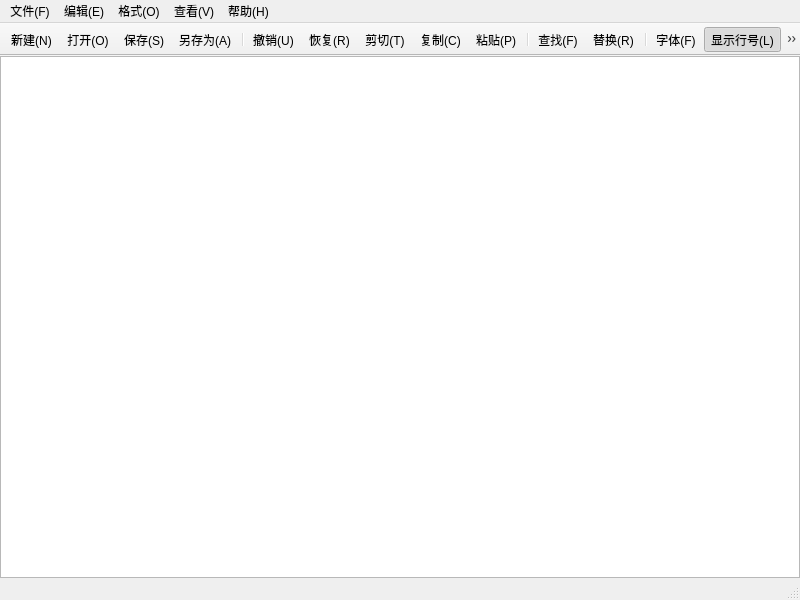
<?xml version="1.0" encoding="UTF-8"?>
<ui version="4.0">
 <class>MainWindow</class>
 <widget class="QMainWindow" name="MainWindow">
  <property name="geometry">
   <rect>
    <x>0</x>
    <y>0</y>
    <width>800</width>
    <height>600</height>
   </rect>
  </property>
  <property name="windowTitle">
   <string>新建文本文件 - 编辑器</string>
  </property>
  <property name="windowIcon">
   <iconset resource="icons.qrc">
    <normaloff>:/icons/app.png</normaloff>:/icons/app.png</iconset>
  </property>
  <widget class="QWidget" name="centralWidget">
   <layout class="QVBoxLayout" name="verticalLayout">
    <property name="spacing">
     <number>0</number>
    </property>
    <property name="leftMargin">
     <number>0</number>
    </property>
    <property name="topMargin">
     <number>0</number>
    </property>
    <property name="rightMargin">
     <number>0</number>
    </property>
    <property name="bottomMargin">
     <number>0</number>
    </property>
    <item>
     <widget class="CodeEditor" name="codeEditor">
      <property name="font">
       <font>
        <family>Consolas</family>
        <pointsize>11</pointsize>
       </font>
      </property>
     </widget>
    </item>
   </layout>
  </widget>
  <widget class="QMenuBar" name="menuBar">
   <property name="geometry">
    <rect>
     <x>0</x>
     <y>0</y>
     <width>800</width>
     <height>23</height>
    </rect>
   </property>
   <widget class="QMenu" name="menuFile">
    <property name="title">
     <string>文件(F)</string>
    </property>
    <addaction name="actionNew"/>
    <addaction name="actionOpen"/>
    <addaction name="actionSave"/>
    <addaction name="actionSaveAs"/>
    <addaction name="separator"/>
    <addaction name="actionExit"/>
   </widget>
   <widget class="QMenu" name="menuEdit">
    <property name="title">
     <string>编辑(E)</string>
    </property>
    <addaction name="actionUndo"/>
    <addaction name="actionRedo"/>
    <addaction name="actionCut"/>
    <addaction name="actionCopy"/>
    <addaction name="actionPaste"/>
    <addaction name="separator"/>
    <addaction name="actionFind"/>
    <addaction name="actionReplace"/>
    <addaction name="separator"/>
    <addaction name="actionSelectAll"/>
   </widget>
   <widget class="QMenu" name="menuFormat">
    <property name="title">
     <string>格式(O)</string>
    </property>
    <addaction name="actionWrap"/>
    <addaction name="actionLineNumber"/>
    <addaction name="actionFont"/>
    <addaction name="actionFontColor"/>
    <addaction name="separator"/>
    <addaction name="actionFontBgColor"/>
    <addaction name="actionEditorBgColor"/>
   </widget>
   <widget class="QMenu" name="menuView">
    <property name="title">
     <string>查看(V)</string>
    </property>
    <addaction name="actionToolBar"/>
    <addaction name="actionStatusBar"/>
   </widget>
   <widget class="QMenu" name="menuHelp">
    <property name="title">
     <string>帮助(H)</string>
    </property>
    <addaction name="actionAbout"/>
   </widget>
   <addaction name="menuFile"/>
   <addaction name="menuEdit"/>
   <addaction name="menuFormat"/>
   <addaction name="menuView"/>
   <addaction name="menuHelp"/>
  </widget>
  <widget class="QToolBar" name="mainToolBar">
   <property name="windowTitle">
    <string>工具栏</string>
   </property>
   <property name="movable">
    <bool>false</bool>
   </property>
   <attribute name="toolBarArea">
    <enum>TopToolBarArea</enum>
   </attribute>
   <attribute name="toolBarBreak">
    <bool>false</bool>
   </attribute>
   <addaction name="actionNew"/>
   <addaction name="actionOpen"/>
   <addaction name="actionSave"/>
   <addaction name="actionSaveAs"/>
   <addaction name="separator"/>
   <addaction name="actionUndo"/>
   <addaction name="actionRedo"/>
   <addaction name="actionCut"/>
   <addaction name="actionCopy"/>
   <addaction name="actionPaste"/>
   <addaction name="separator"/>
   <addaction name="actionFind"/>
   <addaction name="actionReplace"/>
   <addaction name="separator"/>
   <addaction name="actionFont"/>
   <addaction name="actionLineNumber"/>
   <addaction name="actionWrap"/>
   <addaction name="separator"/>
   <addaction name="actionToolBar"/>
   <addaction name="actionStatusBar"/>
  </widget>
  <widget class="QStatusBar" name="statusBar"/>
  <action name="actionNew">
   <property name="icon">
    <iconset resource="icons.qrc">
     <normaloff>:/icons/new.png</normaloff>:/icons/new.png</iconset>
   </property>
   <property name="text">
    <string>新建(N)</string>
   </property>
   <property name="shortcut">
    <string>Ctrl+N</string>
   </property>
  </action>
  <action name="actionOpen">
   <property name="icon">
    <iconset resource="icons.qrc">
     <normaloff>:/icons/open.png</normaloff>:/icons/open.png</iconset>
   </property>
   <property name="text">
    <string>打开(O)</string>
   </property>
   <property name="shortcut">
    <string>Ctrl+O</string>
   </property>
  </action>
  <action name="actionSave">
   <property name="icon">
    <iconset resource="icons.qrc">
     <normaloff>:/icons/save.png</normaloff>:/icons/save.png</iconset>
   </property>
   <property name="text">
    <string>保存(S)</string>
   </property>
   <property name="shortcut">
    <string>Ctrl+S</string>
   </property>
  </action>
  <action name="actionSaveAs">
   <property name="icon">
    <iconset resource="icons.qrc">
     <normaloff>:/icons/saveas.png</normaloff>:/icons/saveas.png</iconset>
   </property>
   <property name="text">
    <string>另存为(A)</string>
   </property>
  </action>
  <action name="actionExit">
   <property name="text">
    <string>退出(X)</string>
   </property>
  </action>
  <action name="actionUndo">
   <property name="icon">
    <iconset resource="icons.qrc">
     <normaloff>:/icons/undo.png</normaloff>:/icons/undo.png</iconset>
   </property>
   <property name="text">
    <string>撤销(U)</string>
   </property>
   <property name="shortcut">
    <string>Ctrl+Z</string>
   </property>
  </action>
  <action name="actionRedo">
   <property name="icon">
    <iconset resource="icons.qrc">
     <normaloff>:/icons/redo.png</normaloff>:/icons/redo.png</iconset>
   </property>
   <property name="text">
    <string>恢复(R)</string>
   </property>
   <property name="shortcut">
    <string>Ctrl+Shift+Z</string>
   </property>
  </action>
  <action name="actionCut">
   <property name="icon">
    <iconset resource="icons.qrc">
     <normaloff>:/icons/cut.png</normaloff>:/icons/cut.png</iconset>
   </property>
   <property name="text">
    <string>剪切(T)</string>
   </property>
   <property name="shortcut">
    <string>Ctrl+X</string>
   </property>
  </action>
  <action name="actionCopy">
   <property name="icon">
    <iconset resource="icons.qrc">
     <normaloff>:/icons/copy.png</normaloff>:/icons/copy.png</iconset>
   </property>
   <property name="text">
    <string>复制(C)</string>
   </property>
   <property name="shortcut">
    <string>Ctrl+C</string>
   </property>
  </action>
  <action name="actionPaste">
   <property name="icon">
    <iconset resource="icons.qrc">
     <normaloff>:/icons/paste.png</normaloff>:/icons/paste.png</iconset>
   </property>
   <property name="text">
    <string>粘贴(P)</string>
   </property>
   <property name="shortcut">
    <string>Ctrl+V</string>
   </property>
  </action>
  <action name="actionFind">
   <property name="icon">
    <iconset resource="icons.qrc">
     <normaloff>:/icons/find.png</normaloff>:/icons/find.png</iconset>
   </property>
   <property name="text">
    <string>查找(F)</string>
   </property>
   <property name="shortcut">
    <string>Ctrl+F</string>
   </property>
  </action>
  <action name="actionReplace">
   <property name="icon">
    <iconset resource="icons.qrc">
     <normaloff>:/icons/replace.png</normaloff>:/icons/replace.png</iconset>
   </property>
   <property name="text">
    <string>替换(R)</string>
   </property>
   <property name="shortcut">
    <string>Ctrl+H</string>
   </property>
  </action>
  <action name="actionSelectAll">
   <property name="text">
    <string>全选(A)</string>
   </property>
   <property name="shortcut">
    <string>Ctrl+A</string>
   </property>
  </action>
  <action name="actionWrap">
   <property name="checkable">
    <bool>true</bool>
   </property>
   <property name="checked">
    <bool>true</bool>
   </property>
   <property name="icon">
    <iconset resource="icons.qrc">
     <normaloff>:/icons/wrap.png</normaloff>:/icons/wrap.png</iconset>
   </property>
   <property name="text">
    <string>自动换行(W)</string>
   </property>
  </action>
  <action name="actionLineNumber">
   <property name="checkable">
    <bool>true</bool>
   </property>
   <property name="checked">
    <bool>true</bool>
   </property>
   <property name="icon">
    <iconset resource="icons.qrc">
     <normaloff>:/icons/linenumber.png</normaloff>:/icons/linenumber.png</iconset>
   </property>
   <property name="text">
    <string>显示行号(L)</string>
   </property>
   <property name="shortcut">
    <string>Ctrl+L</string>
   </property>
  </action>
  <action name="actionFont">
   <property name="icon">
    <iconset resource="icons.qrc">
     <normaloff>:/icons/font.png</normaloff>:/icons/font.png</iconset>
   </property>
   <property name="text">
    <string>字体(F)</string>
   </property>
  </action>
  <action name="actionFontColor">
   <property name="text">
    <string>字体颜色</string>
   </property>
  </action>
  <action name="actionFontBgColor">
   <property name="text">
    <string>字体背景色</string>
   </property>
  </action>
  <action name="actionEditorBgColor">
   <property name="text">
    <string>编辑器背景色</string>
   </property>
  </action>
  <action name="actionToolBar">
   <property name="checkable">
    <bool>true</bool>
   </property>
   <property name="checked">
    <bool>true</bool>
   </property>
   <property name="icon">
    <iconset resource="icons.qrc">
     <normaloff>:/icons/toolbar.png</normaloff>:/icons/toolbar.png</iconset>
   </property>
   <property name="text">
    <string>工具栏(T)</string>
   </property>
  </action>
  <action name="actionStatusBar">
   <property name="checkable">
    <bool>true</bool>
   </property>
   <property name="checked">
    <bool>true</bool>
   </property>
   <property name="icon">
    <iconset resource="icons.qrc">
     <normaloff>:/icons/statusbar.png</normaloff>:/icons/statusbar.png</iconset>
   </property>
   <property name="text">
    <string>状态栏(S)</string>
   </property>
  </action>
  <action name="actionAbout">
   <property name="text">
    <string>关于(A)</string>
   </property>
  </action>
 </widget>
 <customwidgets>
  <customwidget>
   <class>CodeEditor</class>
   <extends>QPlainTextEdit</extends>
   <header>codeeditor.h</header>
  </customwidget>
 </customwidgets>
 <resources>
  <include location="icons.qrc"/>
 </resources>
</ui>
